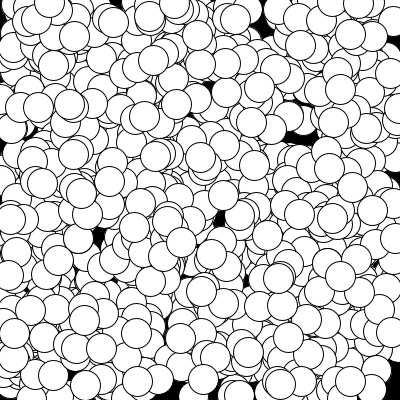
Frame 1 (no input)
Frame 60 (the mouse pressed at the canvas centre just before this capture): identical to frame 1, image omitted
Frame 120 (the mouse held since frame 60 and released just before this capture): identical to frame 1, image omitted

The Processing sketch that drew this single still picture (run headless with seeded random() and noise(); from frame 60 on, the mouse is pressed at the canvas centre):

// Processing sketch: processing_52870
// ── processing_52870.pde

final int TAILLE = 1000;

float[ ] tableauDeX;
float[ ] tableauDeY;

void setup() {
  size(400,400);
  smooth();
  
  tableauDeX = new float[TAILLE];
  tableauDeY = new float[TAILLE];
  
  /*
  tableauDeX[0] = 100;
  tableauDeY[0] = 100;
  
  tableauDeX[1] = 200;
  tableauDeY[1] = 200;
  
  tableauDeX[2] = 250;
  tableauDeY[2] = 250;
  */
  
  int i =0;
  while ( i < TAILLE ) { // i < 3
   tableauDeX[ i ] = random(0,width);
   tableauDeY[ i ] = random(0,height);
   i = i+1; 
  }
  
}


void draw () {
  background(0);
  /*
  ellipse(tableauDeX[0],tableauDeY[0],30,30);
  ellipse(tableauDeX[1],tableauDeY[1],30,30);
  ellipse(tableauDeX[2],tableauDeY[2],30,30);
  */
  /*
  int i = 0;
  while ( i < TAILLE ) {
    tableauDeX[i] = tableauDeX[i] + random(-5,5);
    tableauDeY[i] = tableauDeY[i] + random(-5,5);
   ellipse( tableauDeX[i] , tableauDeY[i] , 30 , 30);
   i = i + 1; 
  }
  */
  for ( int i = 0; i < TAILLE ; i = i + 1 ) {
   
    ellipse( tableauDeX[i] , tableauDeY[i] , 30 , 30);
  }
  
}
